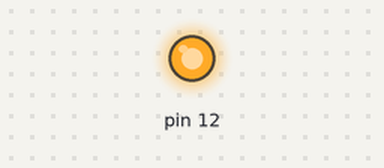
Simulated run of this sketch. Board: Arduino Uno, built with avr-gcc and run on an emulated ATmega328P. On the bench: output pins drawn as LEDs (lit = HIGH).

Above: at 0.2 s.
At 12.2 s:
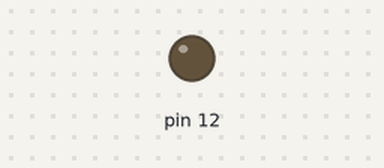
Timing chart, 0 to 16.9 s (numbered marks = the images above):
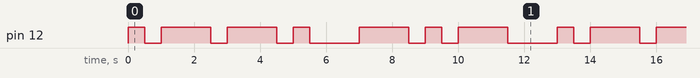

Measured:
- by itself, pin 12: repeats every 13.0 s: 2 × (LOW 0.50 s, HIGH 1.5 s), LOW 0.50 s, HIGH 0.50 s, LOW 1.5 s, HIGH 1.5 s, LOW 0.50 s, HIGH 0.50 s, LOW 0.50 s, HIGH 1.5 s, LOW 1.5 s, HIGH 0.50 s
- by itself, everything shown: repeats every 13.0 s, in 14 steps

The sketch:

zadanie1.ino
```cpp
void setup() {
  pinMode(12, OUTPUT);
}

void flash(int pin, int pdelay)
{
 digitalWrite(pin, HIGH);
 delay(pdelay);
 digitalWrite(pin, LOW);
}
void dot(int pin)
{
  flash(pin, 500);
  delay(500);
}
void dash(int pin)
{
  flash(pin, 1500);
  delay(500);
}
void space(int pin)
{
  delay(1000);
}

void loop() {
  //P
  dot(12);
  dash(12);
  dash(12);
  dot(12);

  space(12);
  //K

  dash(12);
  dot(12);
  dash(12);

  space(12);
}
```
